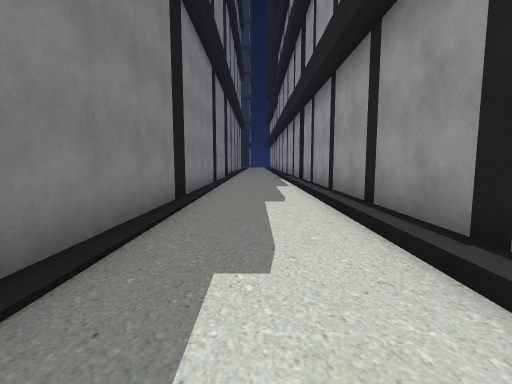
View 1 (above)

16 first-person views from a walk through a 3-D level made in the Unity game engine. The camera is 1.4 m above the floor, tilts 6° down and sees 85° across. The floor is counted in squares, 2 m on a side. Each view is taken from the middle of a square. On the plan, view 1 faces up. The plan holds only what a view shows up to about 9 squares ahead; the rest is blank. The place goes on beyond the plan.

View 2
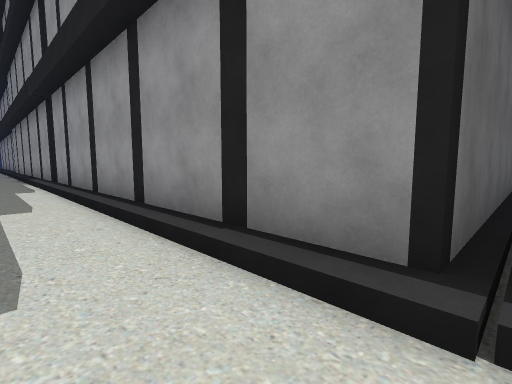

View 3
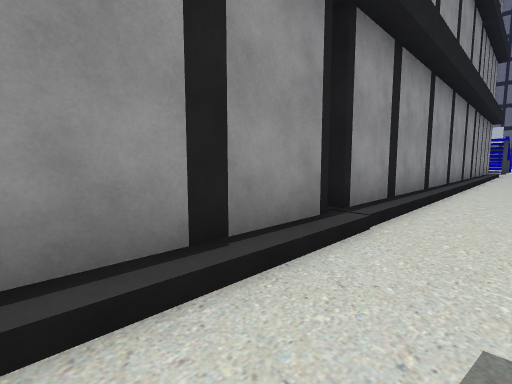

View 4
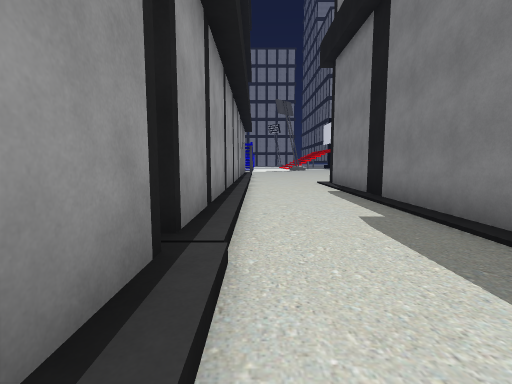

View 5
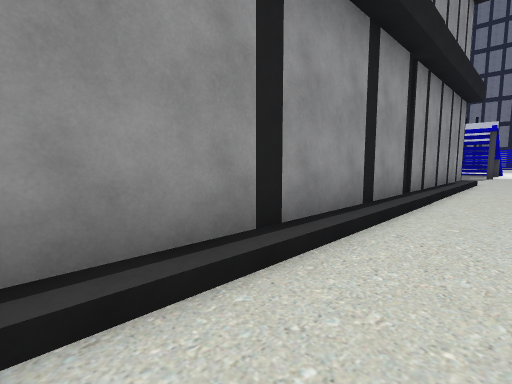

View 6
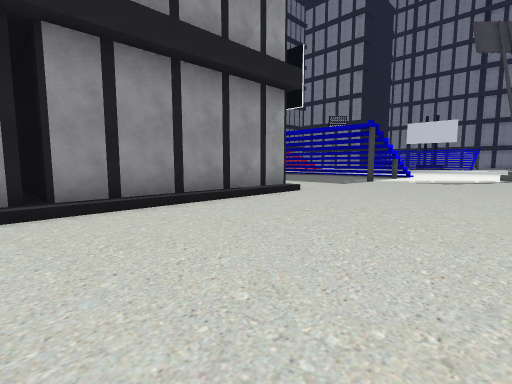

View 7
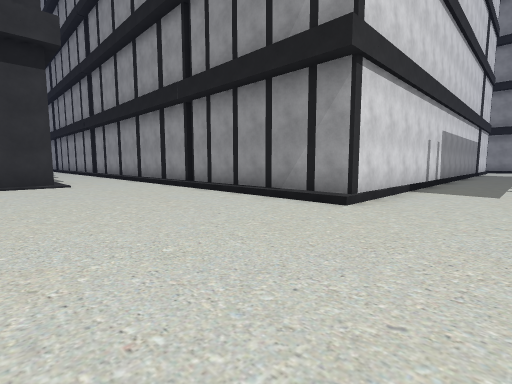

View 8
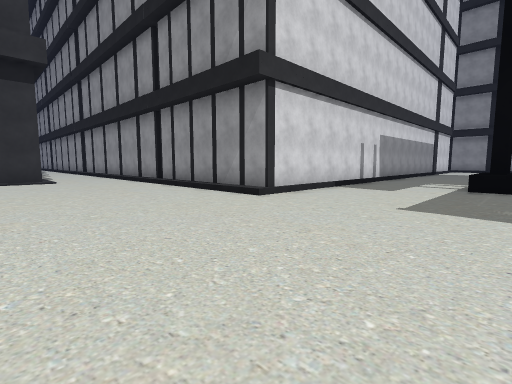

View 9
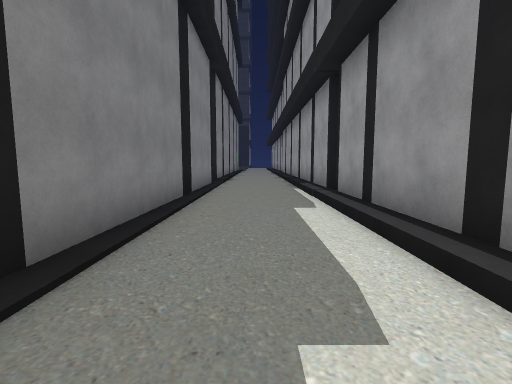

View 10
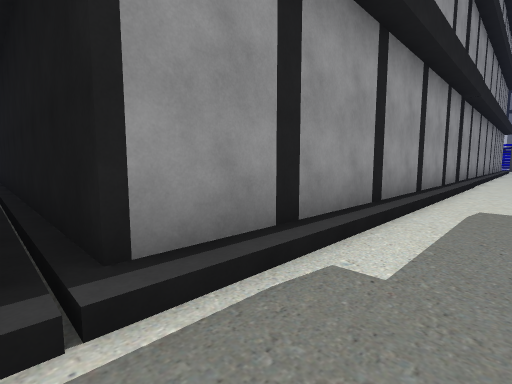

View 11
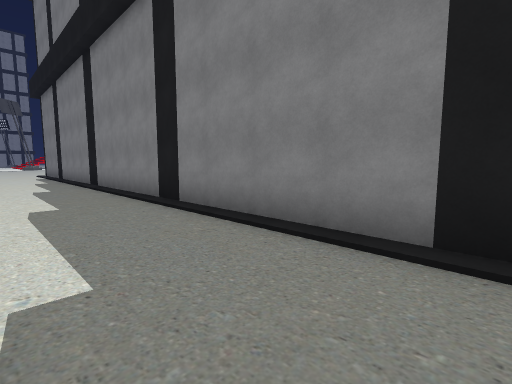

View 12
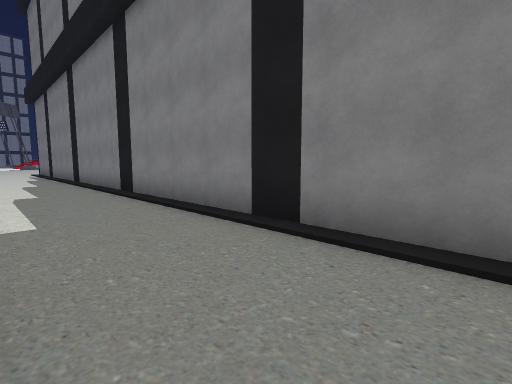

View 13
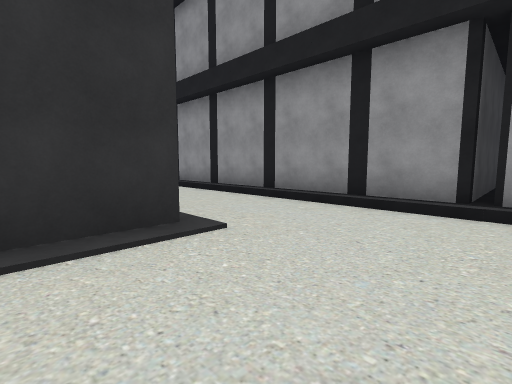

View 14
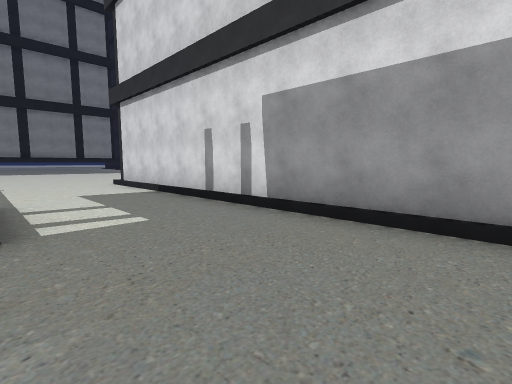

View 15
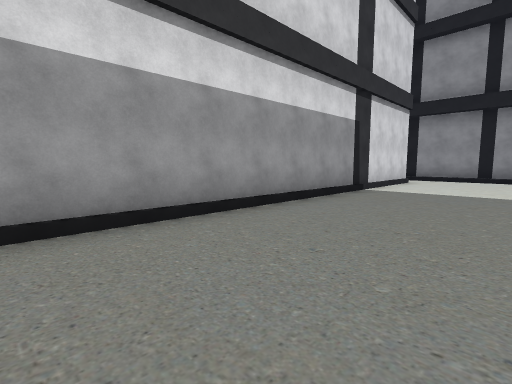

View 16
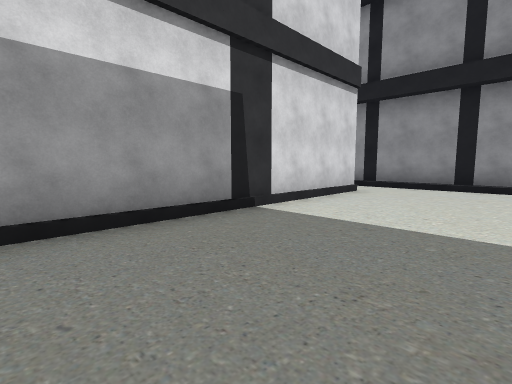

### Floor plan
Key: @ floor where view 1 was taken; # wall or solid block; . floor; / step, stairs or slope; ^ raised ledge.
Columns run from 3 left of view 1 to 22 right of it. Each row starts with its distance up from view 1.
 12   #./#
 11   #./#
 10   #./#########
  9   #./#
  8   #./#
  7   #./#
  6   #./#
  5   #./#
  4   #./#
  3   #./#
  2   #./#
  1   #./#
  0   #@/######
 -1   #./#
 -2   #./#
 -3   #./#
 -4   #./#
 -5   #./#
 -6   #./#
 -7 ##../#
 -8 ..../#
 -9 ..../####
-10 .....#.
-11 .....#
-12 .....#
-13 .....#
-14 .....#                  /#
-15 ......##################/#
-16 ......................../#
-17 ......................../#
-18 ........^  ^............/#
-19 .........

Positions as (right, up) in squares from view 1, and headings:
1: (0, 0), facing up
2: (0, 0), facing up-right
3: (0, 3), facing down-right
4: (1, 2), facing down
5: (0, -4), facing down-right
6: (-3, -9), facing down-right
7: (-3, -17), facing up-right
8: (-3, -19), facing up-right
9: (0, 4), facing up
10: (0, 10), facing down-right
11: (1, 10), facing down-left
12: (1, 12), facing down-left
13: (-3, -10), facing up-right
14: (11, -18), facing up-left
15: (9, -18), facing up-right
16: (13, -18), facing up-right
